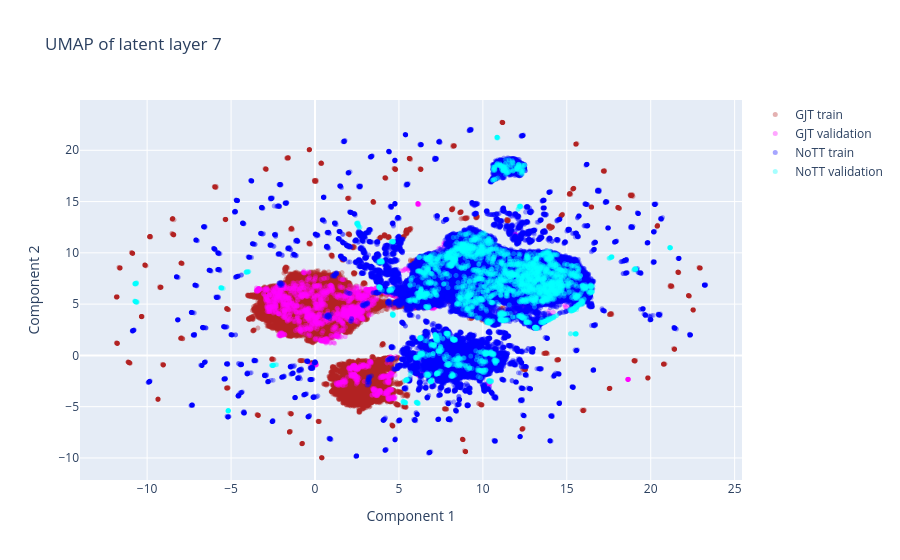

Notebook cell for this chart:
### Code cell
make_interactive_plot_for_layer(7)

### Figure 1 — Plotly figure (JSON) as saved in the notebook; plotly's stock layout.template omitted (floating-point values rounded to 4 significant figures; data arrays with more than 128 entries replaced by an {"elided": "..."} marker saying what was removed)
{"data": [{"customdata": {"elided": "41520x1 str values"}, "hovertemplate": "GJT train<br>Harmony ID: %{customdata[0]}<br>UMAP 1: %{x:.3f}<br>UMAP 2: %{y:.3f}<extra></extra>", "marker": {"color": "firebrick", "opacity": 0.35, "size": 5}, "mode": "markers", "name": "GJT train", "type": "scattergl", "x": {"elided": "41520 float values"}, "y": {"elided": "41520 float values"}}, {"customdata": {"elided": "2240x1 str values"}, "hovertemplate": "GJT validation<br>Harmony ID: %{customdata[0]}<br>UMAP 1: %{x:.3f}<br>UMAP 2: %{y:.3f}<extra></extra>", "marker": {"color": "fuchsia", "opacity": 0.35, "size": 5}, "mode": "markers", "name": "GJT validation", "type": "scattergl", "x": {"elided": "2240 float values"}, "y": {"elided": "2240 float values"}}, {"customdata": {"elided": "67440x1 str values"}, "hovertemplate": "NoTT train<br>Harmony ID: %{customdata[0]}<br>UMAP 1: %{x:.3f}<br>UMAP 2: %{y:.3f}<extra></extra>", "marker": {"color": "blue", "opacity": 0.35, "size": 5}, "mode": "markers", "name": "NoTT train", "type": "scattergl", "x": {"elided": "67440 float values"}, "y": {"elided": "67440 float values"}}, {"customdata": {"elided": "3600x1 str values"}, "hovertemplate": "NoTT validation<br>Harmony ID: %{customdata[0]}<br>UMAP 1: %{x:.3f}<br>UMAP 2: %{y:.3f}<extra></extra>", "marker": {"color": "cyan", "opacity": 0.35, "size": 5}, "mode": "markers", "name": "NoTT validation", "type": "scattergl", "x": {"elided": "3600 float values"}, "y": {"elided": "3600 float values"}}], "layout": {"hovermode": "closest", "title": {"text": "UMAP of latent layer 7"}, "xaxis": {"title": {"text": "Component 1"}}, "yaxis": {"title": {"text": "Component 2"}}}}
